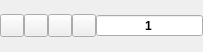
<?xml version="1.0" encoding="UTF-8"?>
<ui version="4.0">
 <class>MSpinIter</class>
 <widget class="QWidget" name="MSpinIter">
  <property name="geometry">
   <rect>
    <x>0</x>
    <y>0</y>
    <width>203</width>
    <height>52</height>
   </rect>
  </property>
  <property name="windowTitle">
   <string notr="true"/>
  </property>
  <layout class="QHBoxLayout" name="horizontalLayout">
   <item>
    <widget class="QToolButton" name="tbNext">
     <property name="toolTip">
      <string>next</string>
     </property>
     <property name="text">
      <string notr="true"/>
     </property>
     <property name="icon">
      <iconset resource="resfile.qrc">
       <normaloff>:/new/icons/icons/downarrow.png</normaloff>:/new/icons/icons/downarrow.png</iconset>
     </property>
     <property name="shortcut">
      <string>Ctrl+PgDown</string>
     </property>
    </widget>
   </item>
   <item>
    <widget class="QToolButton" name="tbPrev">
     <property name="toolTip">
      <string>prev</string>
     </property>
     <property name="text">
      <string notr="true"/>
     </property>
     <property name="icon">
      <iconset resource="resfile.qrc">
       <normaloff>:/new/icons/icons/uparrow.png</normaloff>:/new/icons/icons/uparrow.png</iconset>
     </property>
     <property name="shortcut">
      <string>Ctrl+PgUp</string>
     </property>
    </widget>
   </item>
   <item>
    <widget class="QToolButton" name="tbLast">
     <property name="toolTip">
      <string>last</string>
     </property>
     <property name="text">
      <string notr="true"/>
     </property>
     <property name="icon">
      <iconset resource="resfile.qrc">
       <normaloff>:/new/icons/icons/downarrowto.png</normaloff>:/new/icons/icons/downarrowto.png</iconset>
     </property>
     <property name="shortcut">
      <string>Ctrl+End</string>
     </property>
    </widget>
   </item>
   <item>
    <widget class="QToolButton" name="tbFirst">
     <property name="toolTip">
      <string>first</string>
     </property>
     <property name="text">
      <string notr="true"/>
     </property>
     <property name="icon">
      <iconset resource="resfile.qrc">
       <normaloff>:/new/icons/icons/uparrowto.png</normaloff>:/new/icons/icons/uparrowto.png</iconset>
     </property>
     <property name="shortcut">
      <string>Ctrl+Home</string>
     </property>
    </widget>
   </item>
   <item>
    <widget class="QSpinBox" name="spinBox">
     <property name="font">
      <font>
       <weight>75</weight>
       <bold>true</bold>
      </font>
     </property>
     <property name="contextMenuPolicy">
      <enum>Qt::NoContextMenu</enum>
     </property>
     <property name="alignment">
      <set>Qt::AlignCenter</set>
     </property>
     <property name="buttonSymbols">
      <enum>QAbstractSpinBox::NoButtons</enum>
     </property>
     <property name="keyboardTracking">
      <bool>true</bool>
     </property>
     <property name="minimum">
      <number>1</number>
     </property>
     <property name="maximum">
      <number>1</number>
     </property>
    </widget>
   </item>
  </layout>
 </widget>
 <layoutdefault spacing="0" margin="0"/>
 <tabstops>
  <tabstop>spinBox</tabstop>
  <tabstop>tbNext</tabstop>
  <tabstop>tbPrev</tabstop>
  <tabstop>tbLast</tabstop>
  <tabstop>tbFirst</tabstop>
 </tabstops>
 <resources>
  <include location="resfile.qrc"/>
 </resources>
 <connections/>
</ui>
